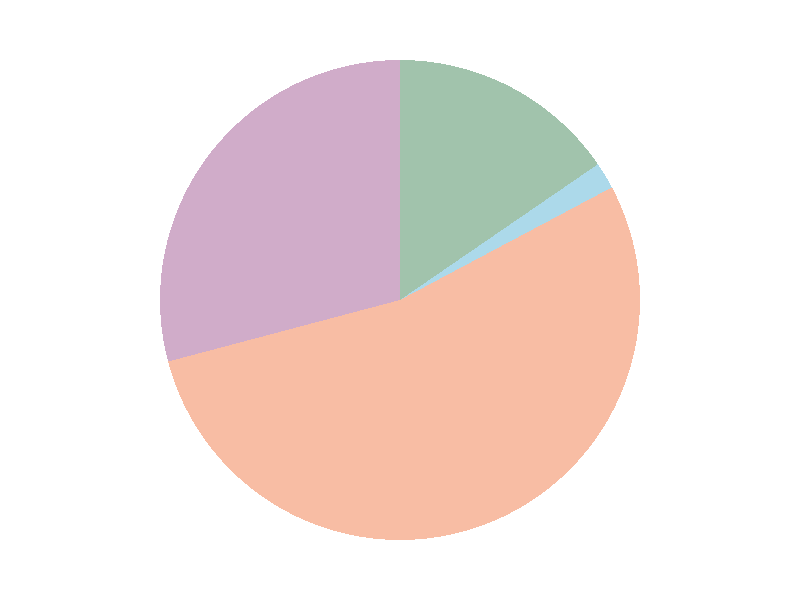

Generate this figure with R:
# Load required library
library(ggplot2)

# Create data
subtype_data <- data.frame(
  subtype = c("MARD", "MOD", "SIDD", "SIRD"),
  count = c(455, 838, 28, 241),
  percent = c(29.1, 53.6, 1.8, 15.4)
)

# Define colors
cluster_colors <- c("MOD" = "#F8BDA4", "SIRD" = "#A1C3AC", "SIDD" = "#ACD9EA", "MARD" = "#D0ACC9")

# Create label with subtype and percent
subtype_data$label <- paste0(subtype_data$subtype, "\n", subtype_data$percent, "%")

p <- ggplot(subtype_data, aes(x = "", y = count, fill = subtype)) +
  geom_bar(stat = "identity", width = 1) +
  coord_polar("y") +
  theme_void() +
  scale_fill_manual(values = cluster_colors) +
  guides(fill = "none")

# 保存高清图像（300 dpi，适合出版）
ggsave(
  filename = "subtype_pie_chart.png",  # 可改为 .tiff 或 .pdf 等格式
  plot = p,
  width = 6,       # 宽度（英寸）
  height = 6,      # 高度（英寸）
  dpi = 300        # 分辨率
)

